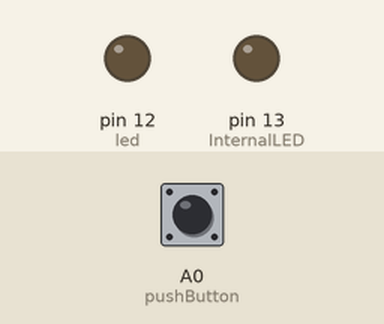
Simulated run of this sketch. Board: Arduino Uno, built with avr-gcc and run on an emulated ATmega328P. Shown: output pins drawn as LEDs (lit = HIGH). Dashed ring = blinking. The test bench sets the inputs (shaded band); at power-on: A0 (pushButton) LOW.

Above: at 1.2 s.
1.3 s: A0 (pushButton) pulled HIGH for 1 s
At 1.75 s:
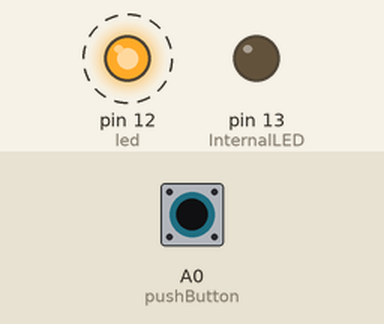
3.8 s: A0 (pushButton) pulled HIGH for 3.2 s
At 8.1 s:
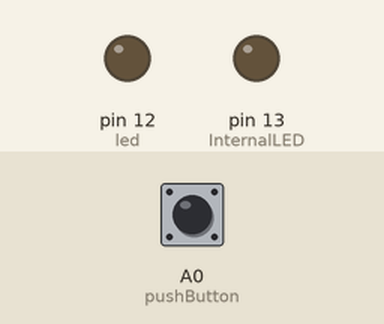
8.5 s: A0 (pushButton) pulled HIGH for 0.15 s
At 9.7 s:
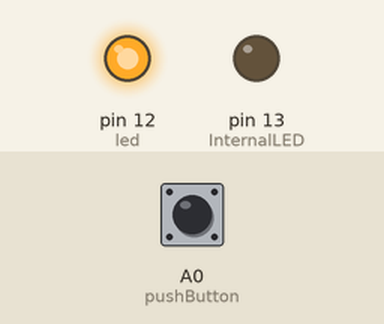
Timing chart, 0 to 11.5 s (numbered marks = the images above; inputs shaded):
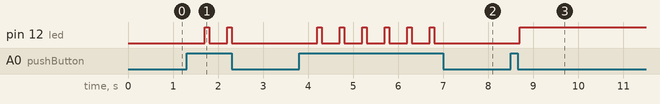

Measured:
- after the input at 1.3 s, pin 12 (led): alternates HIGH for 0.10 s and LOW for 0.40 s, 4 changes in all, then stays LOW, starting after 0.40 s
- after the input at 3.8 s, pin 12 (led): alternates HIGH for 0.10 s and LOW for 0.40 s, 12 changes in all, then stays LOW, starting after 0.40 s
- after the input at 8.5 s, pin 12 (led): LOW → HIGH after 0.20 s

The sketch:

SimpleStateMachine.ino
```cpp
int pushButton=A0;
int counterPushed = 0;
int led = 12;
int ExternalLED=12;
int InternalLED=13;

void setup() {
  Serial.begin(9600);
   pinMode(pushButton, INPUT); //initializes the button
   pinMode(ExternalLED, OUTPUT); //initializes the LED
   pinMode(InternalLED, OUTPUT);
}

void loop() {
  int statePushed = digitalRead(pushButton);
  if (statePushed == HIGH)
  {
    counterPushed++;
    delay(100);
  }
  if(counterPushed==4) //if the button was pushed 4 times the LED will light up
  {
    digitalWrite(led,HIGH);
  }
  if (counterPushed==5) //if the button is pushed a 5th time, the cycle resets, and the LED will shut off.
  {               //it will turn on again once the button is pressed 4 more times, cycling back infinitely until the code is manually terminated.
    digitalWrite(led,LOW);
    counterPushed=0; //used to restart the button pushing cycle.
  }

}
```
